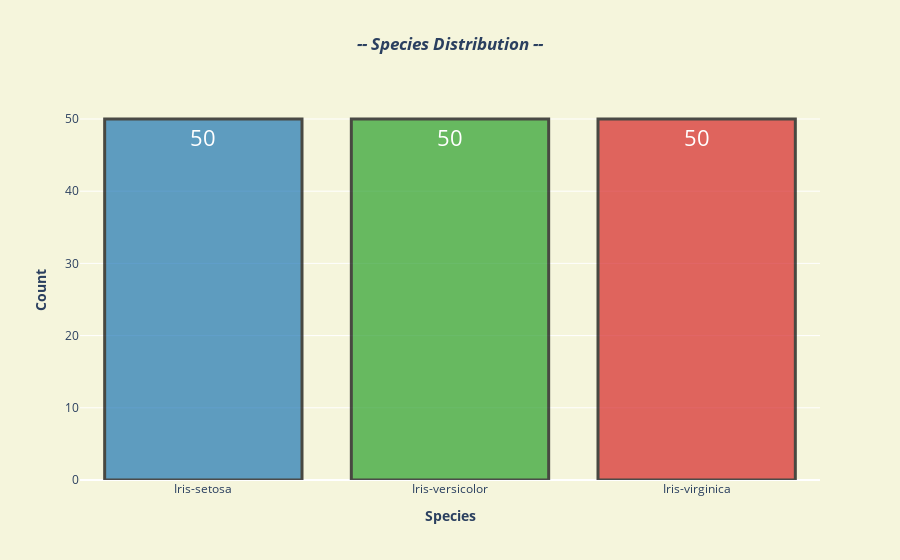

The notebook cell this image was saved under:
### Markdown cell above
<div style="text-align: left;">
    <span style="font-family: Ronler; padding: 5px; display: inline-block; border-radius: 20px 20px; background-color:#5C5CFF; font-size: 150%; font-weight: 150%; color: white; overflow: hidden;">&nbsp; --: Species Distribution :--&nbsp;</span>
</div>

### Code cell
data = go.Bar(x = iris['Species'].value_counts().index, 
              y = iris['Species'].value_counts().values, 
              orientation='v',
              textposition = 'inside',
              text = iris['Species'].value_counts().values,
              textfont = dict(size = 22,
                              color = 'white'),
              marker = dict(color = color_palette,
                           opacity = 0.7,
                           line_color = 'black',
                           line_width = 3))

layout = go.Layout(title = {'text' : '<b><i>-- Species Distribution --</i></b>',
                            'x' : 0.5
                           },
                   xaxis = {'title': '<b>Species</b>'},
                   yaxis = {'title': '<b>Count</b>'},
                   plot_bgcolor = 'beige',
                   paper_bgcolor = 'beige'
                  )
fig = go.Figure(data = data, layout = layout)
fig.show()

### Figure 1 — Plotly figure (JSON) as saved in the notebook; plotly's stock layout.template omitted (floating-point values rounded to 4 significant figures)
{"data": [{"marker": {"color": ["#1f77b4", "#2ca02c", "#d62728", "#9467bd", "#ff7f0e", "#8c564b"], "line": {"color": "black", "width": 3}, "opacity": 0.7}, "orientation": "v", "text": [50, 50, 50], "textfont": {"color": "white", "size": 22}, "textposition": "inside", "type": "bar", "x": ["Iris-setosa", "Iris-versicolor", "Iris-virginica"], "y": [50, 50, 50]}], "layout": {"paper_bgcolor": "beige", "plot_bgcolor": "beige", "title": {"text": "<b><i>-- Species Distribution --</i></b>", "x": 0.5}, "xaxis": {"title": {"text": "<b>Species</b>"}}, "yaxis": {"title": {"text": "<b>Count</b>"}}}}
